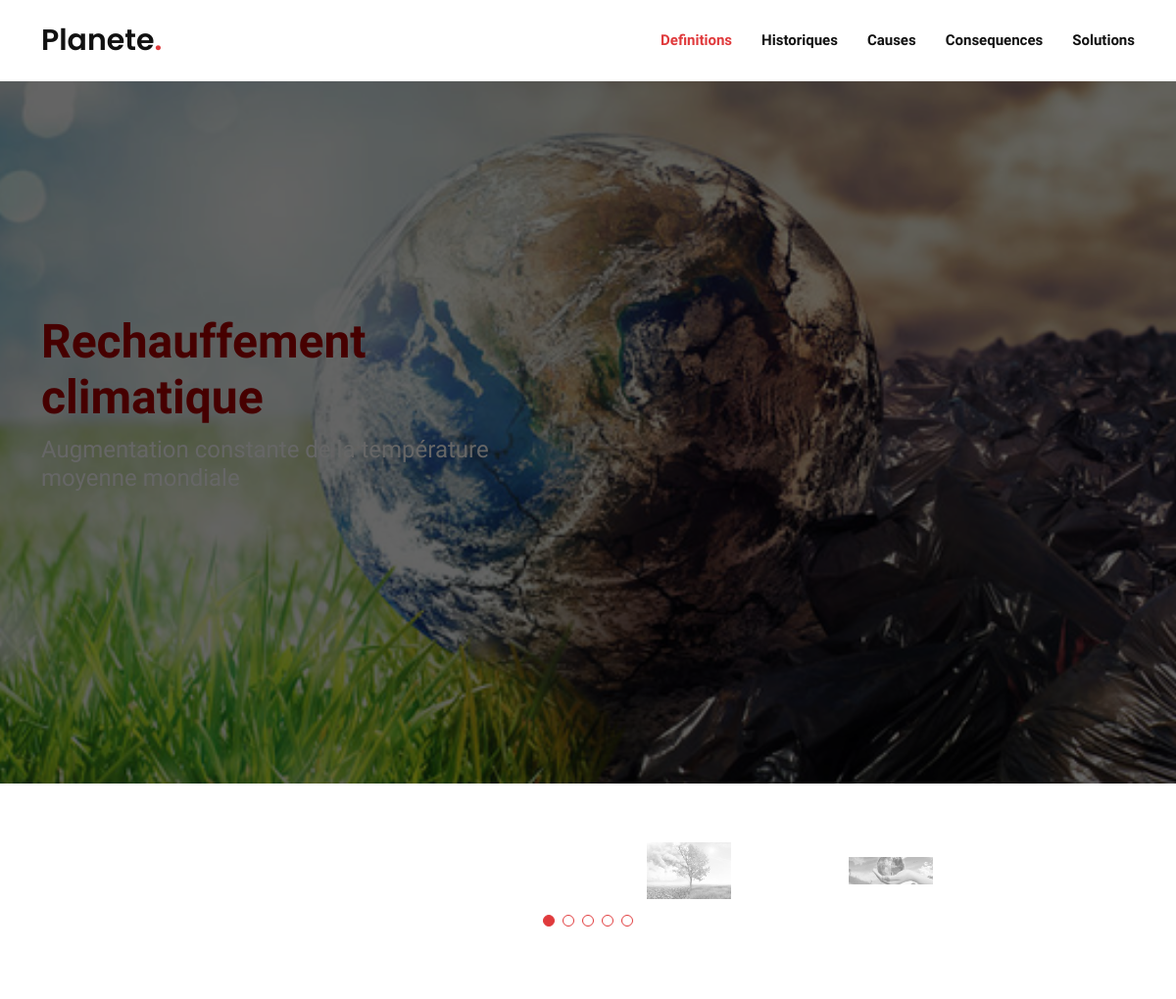
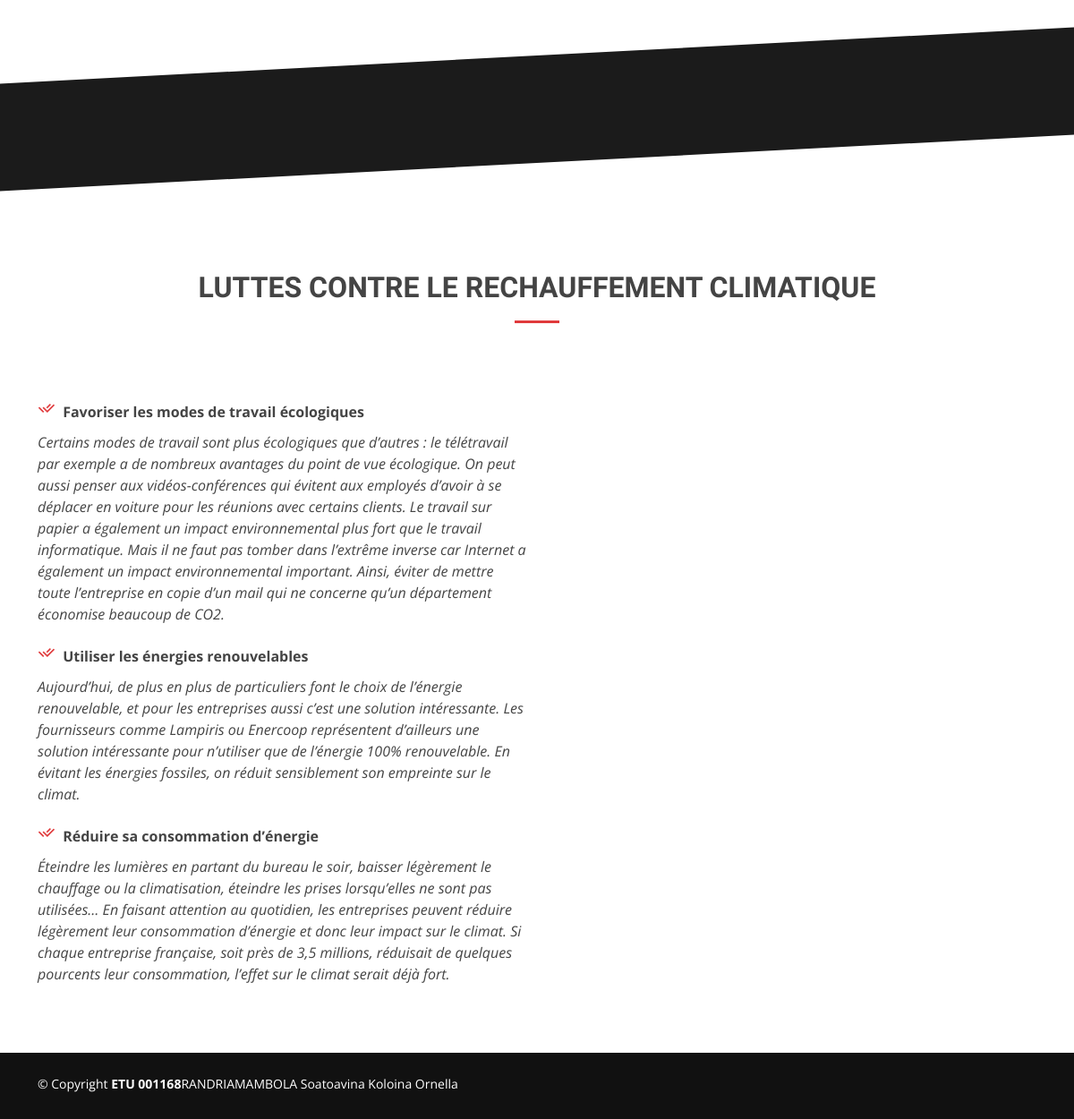
The app's page /solutions with its own data (2 pictures, top to bottom).
### tables this page shows
create table Luttes(
    id int PRIMARY KEY NOT NULL AUTO_INCREMENT,
    titre varchar(100),
    info text
);

### inc/connection.php (called while the page is built)
<?php
function dbconnect()
{
    static $connect = null;
    if ($connect === null)
    {
        $connect = mysqli_connect('localhost', 'root', 'root', 'climat');
        mysqli_set_charset($connect,"utf8mb4");
    }
    return $connect;
}
?>

### inc/function.php (called while the page is built, shortened)
<?php
include("connection.php");
    function getLuttes()
    {
        $j=0;
        $t=null;
        $sql="SELECT * FROM Luttes";
        $news_req = mysqli_query(dbconnect(),$sql);
        while($don=mysqli_fetch_assoc($news_req))
        {
            $t[$j]['id']=$don['id'];
            $t[$j]['titre']=$don['titre'];
            $t[$j]['info']=$don['info'];
            $j++;
        }
        return $t;
    }
?>

### luttes.php (the view, shortened to what this page needs)
<?php
    $def=getLuttes();
?>
<div class="section-title">
        <h2>Luttes contre le rechauffement climatique</h2>
</div>
<div class="tab-content">
          <div class="tab-pane active show" id="tab-1">
            <div class="row">
              <div class="col-lg-6 order-2 order-lg-1 mt-3 mt-lg-0" data-aos="fade-up" data-aos-delay="100">
                <ul>
                    <?php for($i=0;$i<count($def);$i++) { ?>
                  <li><i class="ri-check-double-line"></i><strong> <?php echo $def[$i]['titre']; ?></strong></li>
                <p class="fst-italic">
                <?php echo $def[$i]['info']; ?>
                </p>
                  <?php } ?>
                   </ul>
              </div>
              <div class="col-lg-6 order-1 order-lg-2 text-center" data-aos="fade-up" data-aos-delay="200">
              </div>
            </div>
          </div>
        </div>

### assets/css/style.css (style rules this page uses)
body { font-family: "Open Sans", sans-serif; color: #444444; }
h1, h2, h3, h4, h5, h6 { font-family: "Raleway", sans-serif; }
.section-title { text-align: center; padding-bottom: 30px; position: relative; }
.section-title h2 { font-size: 32px; font-weight: bold; text-transform: uppercase; margin-bottom: 20px; padding-bottom: 20px; position: relative; }
.section-title h2::after { content: ""; position: absolute; display: block; width: 50px; height: 3px; background: #e03a3c; bottom: 0; left: calc(50% - 25px); }
.tabs .tab-content { margin-top: 30px; }
.tabs .tab-pane ul { list-style: none; padding: 0; }
.tabs .tab-pane ul li { padding-bottom: 10px; }
.tabs .tab-pane ul i { font-size: 20px; padding-right: 4px; color: #e03a3c; }
.tabs .tab-pane p:last-child { margin-bottom: 0; }

### records on screen
luttes: titre "Favoriser les modes de travail écologiques", info "Certains modes de travail sont plus écologiques que d’autres : le télétravail par exemple a de nombreux avantages du point de vue écologique. On peut aussi penser aux vidéos-conférences qui évitent aux employés d’avoir à se déplacer en voiture pour les réunions avec certains clients. Le travail sur papier a également un impact environnemental plus fort que le travail informatique. Mais il ne faut pas tomber dans l’extrême inverse car Internet a également un impact environnemental important. Ainsi, éviter de mettre toute l’entreprise en copie d’un mail qui ne concerne qu’un département économise beaucoup de CO2."
luttes: titre "Utiliser les énergies renouvelables", info "Aujourd’hui, de plus en plus de particuliers font le choix de l’énergie renouvelable, et pour les entreprises aussi c’est une solution intéressante. Les fournisseurs comme Lampiris ou Enercoop représentent d’ailleurs une solution intéressante pour n’utiliser que de l’énergie 100% renouvelable. En évitant les énergies fossiles, on réduit sensiblement son empreinte sur le climat."
luttes: titre "Réduire sa consommation d’énergie", info "Éteindre les lumières en partant du bureau le soir, baisser légèrement le chauffage ou la climatisation, éteindre les prises lorsqu’elles ne sont pas utilisées… En faisant attention au quotidien, les entreprises peuvent réduire légèrement leur consommation d’énergie et donc leur impact sur le climat. Si chaque entreprise française, soit près de 3,5 millions, réduisait de quelques pourcents leur consommation, l’effet sur le climat serait déjà fort."
